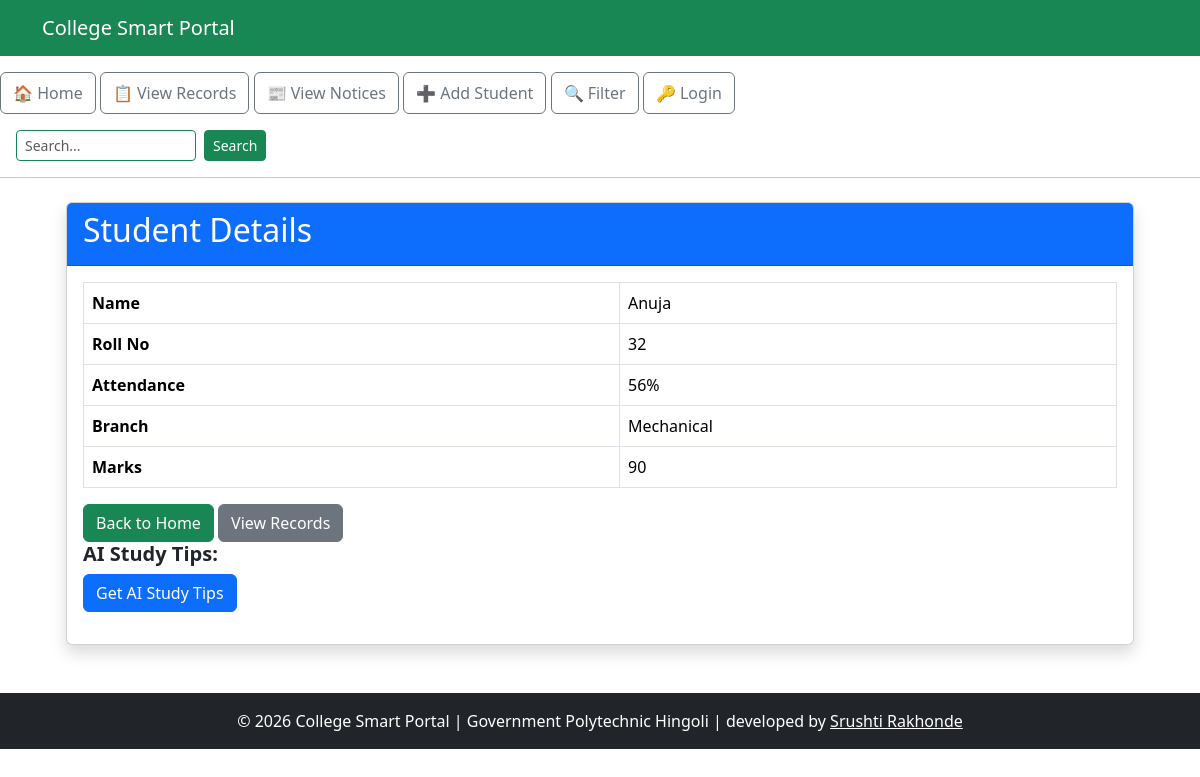
The page /students/4 on the database as committed earlier.
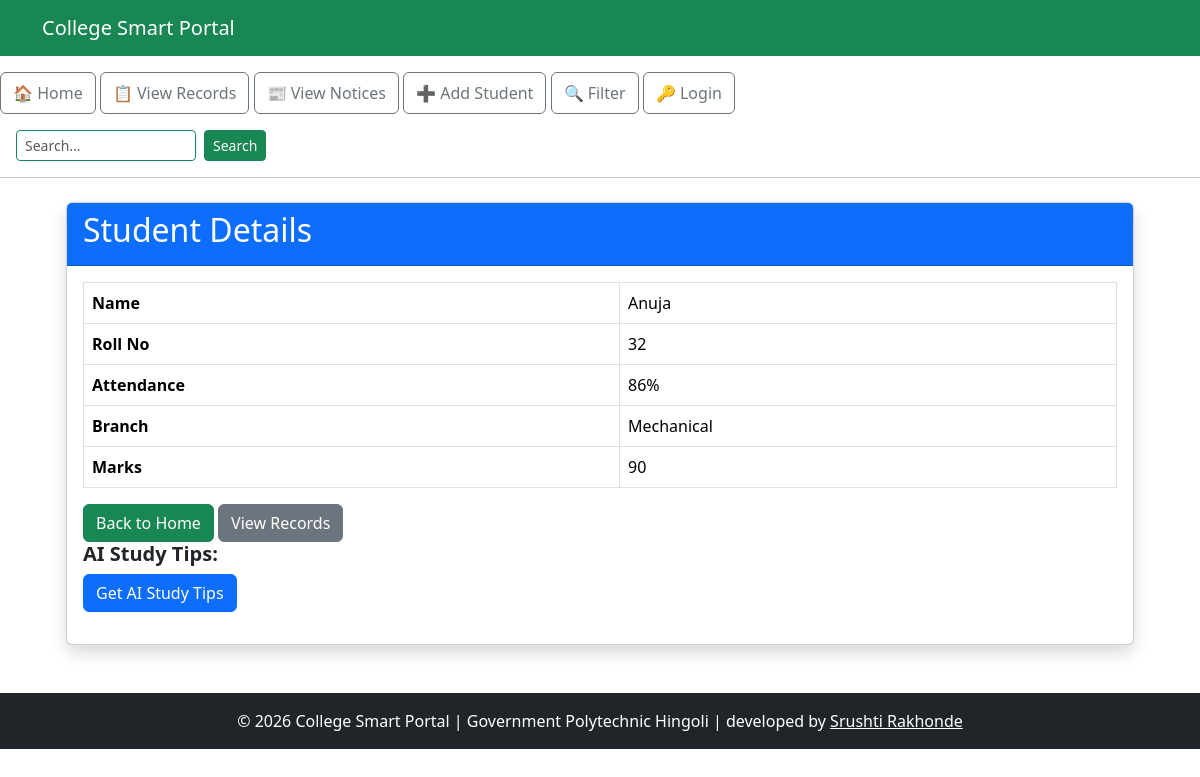
The same page on the database as committed later.
### tables this page shows
CREATE TABLE students (
                    id INTEGER PRIMARY KEY AUTOINCREMENT,
                    name TEXT NOT NULL,
                    roll_no INTEGER NOT NULL,
                    marks INTEGER NOT NULL,
                    branch TEXT NOT NULL,
                    attendance INTEGER DEFAULT 0
                 );

### project Flask.py (the view)
@app.route("/students/<int:id>")
def student_detail(id):
    conn = get_db()
    student = conn.execute(
        "SELECT * FROM students WHERE id=?",  (id,) ).fetchone()
    print(student)
    conn.close()
    if student is None:
        flash("Student not found", "danger")
        return redirect(url_for("records"))
    return render_template( "detail.html", student=student  )

### database.py (called while the page is built)
def get_db():
    conn = sqlite3.connect(DB_PATH)
    conn.row_factory = sqlite3.Row
    return conn

### templates/detail.html
{% extends "base.html" %}
{% block content %}
<div class="container mt-4">
    <div class="card shadow">
        <div class="card-header bg-primary text-white">
            <h2>Student Details</h2>
        </div>
        <div class="card-body">
            <table class="table table-bordered">
                <tr>
                    <th>Name</th>
                    <td>{{ student[1] }}</td>
                </tr>
                <tr>
                    <th>Roll No</th>
                    <td>{{ student[2] }}</td>
                </tr>
                <tr>
                    <th>Attendance</th>
                    <td>{{ student[5] }}%</td>
                </tr>
                <tr>
                    <th>Branch</th>
                    <td>{{ student[4] }}</td>
                </tr>
                <tr>
                    <th>Marks</th>
                    <td>{{ student[3] }}</td>
                </tr>
            </table>
            <a href="{{ url_for('home') }}" class="btn btn-success">
                Back to Home
            </a>
            <a href="{{ url_for('records') }}" class="btn btn-secondary">
                View Records
            </a>
                 <div class="mb-3">
                        <h5 class="fw-bold">AI Study Tips:</h5>
                        {% if tip %}
                        <div class ="alert alert-info">{{ tip }}</div>
                        {% else %}
                      <a href="{{url_for('get_ai_tip', id=student[0])}}" class="btn btn-primary">Get AI Study Tips</a>
                        {% endif %}
                 </div>
        </div>
    </div>
</div>
{% endblock %}

Rows that differ between the two databases and show on the page:
changed students "Anuja": attendance "56" → "86"
